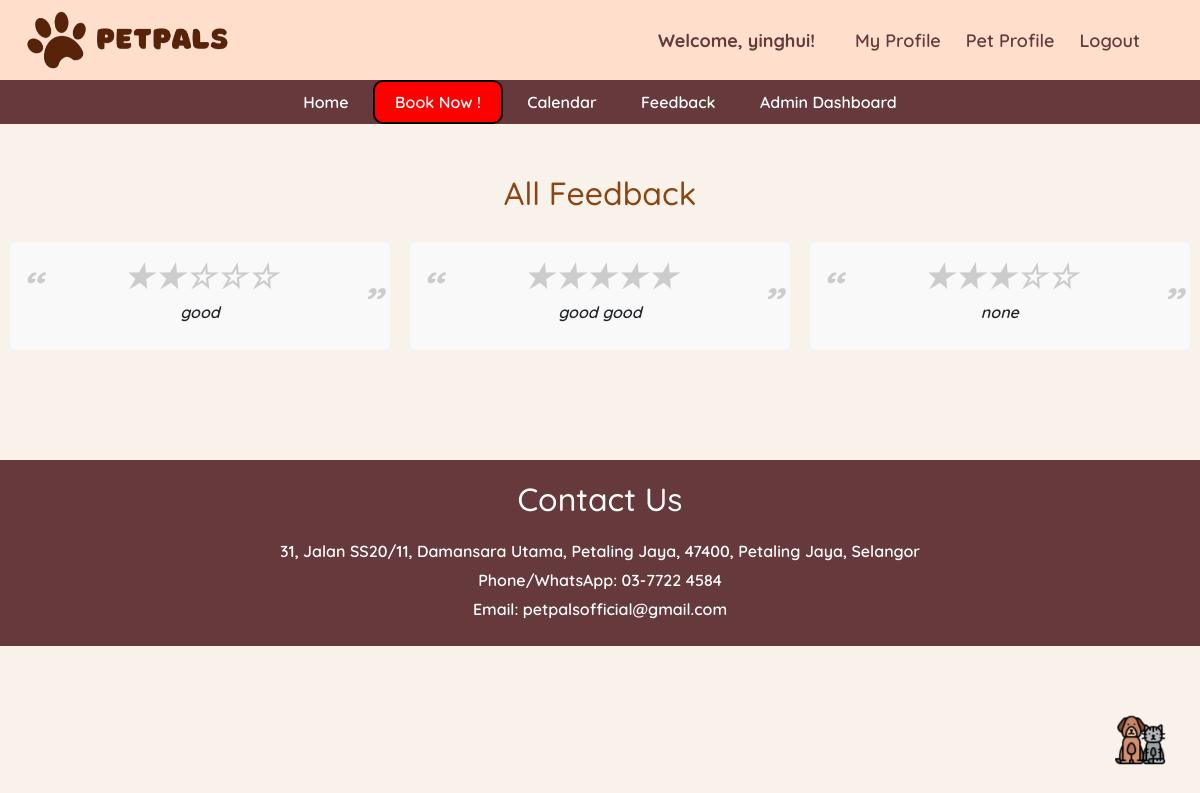
Screenshot of /feedback/ (signed in) with the database file from the repository.
### main/models.py (models this page shows, shortened)
class Feedback(models.Model):
    rating = models.IntegerField()
    comment = models.TextField(blank=True, null=True)

### main/views.py (the view, shortened to what this page needs)
# urls.py: path('feedback/', views.feedback, name='feedback'),
def feedback(request):
    feedback = Feedback.objects.all()
    feedback = Feedback.objects.all()
    return render(request, 'feedback.html',{'feedback': feedback})

### main/templates/feedback.html (shortened to what this page needs)
{% extends 'base.html' %}
{% load static %}
{% block content %}
<!DOCTYPE html>
<html lang="en">
<head>
</head>
<body>
{% if request.user.is_staff %}
    <div class="feedback-list">
        <h2>All Feedback</h2>
        <div class="feedback-items">
            {% for feedback in feedback %}
                <div class="feedback-item">
                    <div class="star-display">
                        {% for i in "12345" %}
                            {% if i <= feedback.rating|stringformat:"s" %}
                                <span class="star">&#9733;</span>
                            {% else %}
                                <span class="star">&#9734;</span>
                            {% endif %}
                        {% endfor %}
                    </div>
                    <p>{{ feedback.comment }}</p>
                </div>
            {% empty %}
                <p>No feedback yet.</p>
            {% endfor %}
        </div>
    </div>
{% endif %}
</body>
</html>
{% endblock %}

### main/templates/navbar.html (shortened to what this page needs)
{% load static %}
    <header>
        <img src="{% static 'image/PetPals.png' %}" alt="Pawlogo" width="auto" height="80">
        <div class="profile-bar">
            <div class="profile-info">
                {% if request.user.is_authenticated %}
                    <span>Welcome, {{ request.user }}!</span>
                {% else %}
                    <span>Welcome, Guest!</span>
                {% endif %}
            </div>
                <div class="profile-actions">
                    {% if user.is_authenticated %}
                        <a href="{% url 'profile' %}">My Profile</a>
                        <a href="{% url 'petprofile' %}">Pet Profile</a>
                        <a href="{% url 'logout' %}">Logout</a>
                    {% else %}
                        <a href="{% url 'login' %}">Sign In</a>
                        <a href="{% url 'register' %}">Sign Up</a>
                    {% endif %}
                </div>
        </div>
    </header>
    <nav class="navigation">
        {% if user.is_authenticated %}
        <a href="{% url 'home' %}">Home</a>
        <a href="{% url 'bookingpage' %}" class="book">Book Now !</a>
        <a href="{% url 'calendar' %}">Calendar</a>
        <a href ="{% url 'feedback' %}">Feedback</a>
        {% else %}
        <a href="{% url 'home' %}">Home</a>
        <a href="#services">Services</a>
        {% endif %}
        {% if request.user.is_staff %}
        <a href="{% url 'admin_dashboard' %}" >Admin Dashboard </a>
        {% endif %}
    </nav>

### main/templates/base.html (style rules this page uses)
body { font-family: "Quicksand", sans-serif; font-optical-sizing: auto; font-weight: 600; font-style: normal; margin: 0; padding: 0; background-color: #F9F2EB; }
h2 { text-align: center; color: #8B4513; margin-bottom: 20px; font-size: xx-large; }

### main/templates/navbar.html (style rules this page uses)
header { background-color: rgb(255, 223, 203); padding: 0px; text-align: center; color: rgb(102, 58, 60); display: flex; justify-content: space-between; align-items: center; }
.navigation { background-color:rgb(102,58,60); padding: 10px 0; text-align: center; }
.navigation a { color: white; text-decoration: none; padding: 10px 20px; }
.profile-bar { display: flex; align-items: center; margin-right: 5%; font-size: large; }
.profile-info { margin-right: 20px; }
.profile-info span { font-weight: bold; }
.profile-actions a { color: rgb(102,58,60); text-decoration: none; margin-left: 20px; }
.book { border-radius: 10px; border: 2px solid black; background-color: red; color:white; }

### main/templates/feedback.html (style rules this page uses)
.star { font-size: 4em; cursor: pointer; color: #ccc; transition: color 0.2s; }
.feedback-list { margin-top: 50px; }
.feedback-items { display: flex; flex-wrap: wrap; }
.feedback-item { background-color: #f9f9f9; padding: 10px; border-radius: 5px; margin: 10px; width: calc(33.33% - 20px); box-sizing: border-box; position: relative; font-style: italic; text-align: center; display: flex; flex-direction: column; justify-content: center; }
.feedback-item::before { content: "“"; font-size: 3em; color: #ccc; position: absolute; top: 10px; left: 10px; }
.feedback-item::after { content: "”"; font-size: 3em; color: #ccc; position: absolute; bottom: 10px; right: 10px; }
.star-display { font-size: 0.5em; color: #ffcc00; }

### rows the page displays
Feedback: rating 2 (drawn), comment "good"
Feedback: rating 5 (drawn), comment "good good"
Feedback: rating 3 (drawn), comment "none"

### other values shown
{{ request.user }} "yinghui"
